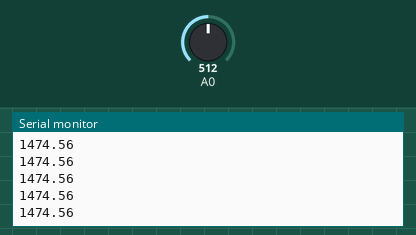
This sketch was run on a simulated Arduino Uno, built with avr-gcc and run on an emulated ATmega328P. Parts: the last lines printed to the serial monitor. The inputs (shaded band) are chosen by the test bench; at power-on: A0 = 512.

Above: at 1.2 s.
1.3 s: A0 set to 716
At 1.31 s:
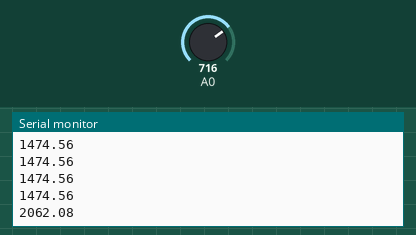
2.8 s: A0 set to 900
At 2.82 s:
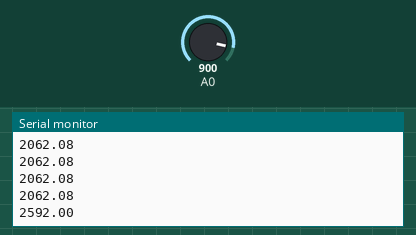
Timing chart, 0 to 5.8 s (numbered marks = the images above; inputs shaded):
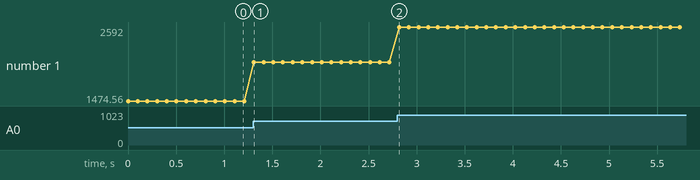

The sketch:

nodemcu_test_volt.ino
```cpp
#define NUM_SAMPLES 10

int sum = 0;
unsigned char sample_count = 0;
float voltage = 0.0;

void setup()
{
    Serial.begin(115200);
}

void loop()
{
    // take a number of analog samples and add them up
    Serial.println(analogRead(A0/1024)*2.88);
    delay(100);
}
```

Measured:
- after the input at 1.3 s, the serial monitor: prints a new line at once (image 1)
- after the input at 2.8 s, the serial monitor: prints a new line at once (image 2)
- plotted number 1: 1474.56 → 2062.08 after the input at 1.3 s, 2062.08 → 2592 after the input at 2.8 s
